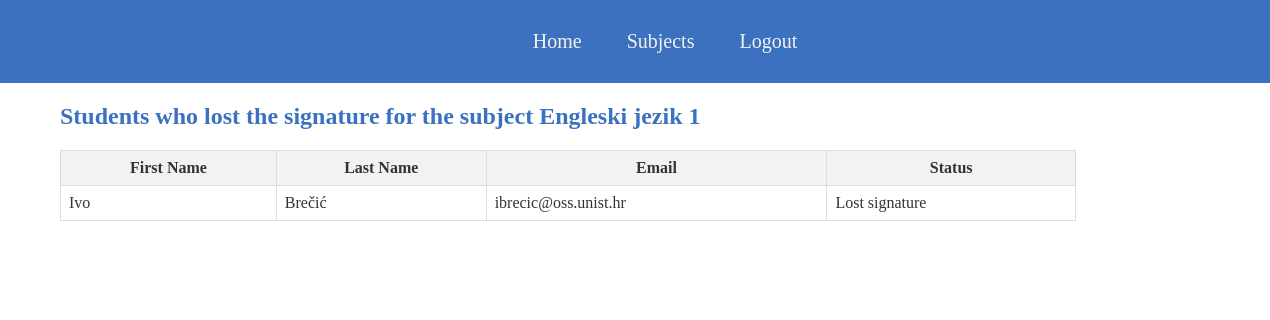
Screenshot of /izbornik/profesor/predmeti/studenti/izgubljen_potpis/6/ (signed in) with the database file from the repository.
### app1/models.py (models this page shows, shortened)
class Predmeti(models.Model):
    name = models.CharField(max_length=30)
    kod = models.CharField(max_length=10)
    program = models.TextField()
    ects = models.IntegerField()
    sem_red = models.IntegerField()
    sem_izv = models.IntegerField()
    izborni = models.CharField(max_length=3)
    nositelj = models.ForeignKey(Korisnik, on_delete=models.CASCADE, blank="true", null="true")

class Korisnik_Predmet(models.Model):
    korisnik = models.ForeignKey(Korisnik, on_delete=models.CASCADE, blank=True, null=True)
    predmeti = models.ForeignKey(Predmeti, on_delete=models.CASCADE, blank=True, null=True)
    status = models.ForeignKey(Status, on_delete=models.CASCADE, blank=True, null=True, default=1)

class Korisnik(AbstractUser):
    role = models.ForeignKey(Uloge, on_delete=models.CASCADE, blank="true", null="true")
    status = models.ForeignKey(StatusStudenta, on_delete=models.CASCADE, blank="true", null="true")

### app1/decorators.py (the view)
    def wrapper(request,*args,**kwargs):
        if (request.user.role.role != 'Profesor'):
            return render(request,'error.html')
        else:
            return function(request,*args,**kwargs)

### app1/views.py (called while the page is built)
@professor_required
def viewStudentsFailed(request, subject_id):
    subject = get_object_or_404(Predmeti, id=subject_id)
    failed_students = Korisnik_Predmet.objects.filter(predmeti=subject, status__status='Izgubljen potpis') # filter condition
    return render(request, 'profesorStudenti1.html', {'subject': subject, 'students': failed_students})

### app1/templates/profesorStudenti1.html (shortened to what this page needs)
{% extends 'home.html' %}
{% block profesorStudenti1 %}
<header>
  <a href="{% url 'izbornik_profesor' %}">Home</a>
  <a href="{% url 'predmeti' %}">Subjects</a>
  <a href="{% url 'logout' %}">Logout</a>
</header>
 <h2>Students who lost the signature for the subject {{ subject.name }}</h2>
 <table>
   <thead>
     <tr>
       <th>First Name</th>
       <th>Last Name</th>
       <th>Email</th>
       <th>Status</th>
     </tr>
   </thead>
   <tbody>
     {% for student in students %}
       <tr>
         <td>{{ student.korisnik.first_name }}</td>
         <td>{{ student.korisnik.last_name }}</td>
         <td>{{ student.korisnik.email }}</td>
         <td>
          {% if student.status.status == 'Izgubljen potpis' %}
            Lost signature
          {% else %}
            {{ student.status.status }}
          {% endif %}
        </td>
       </tr>
     {% endfor %}
   </tbody>
 </table>
{% endblock %}

### app1/templates/profesorStudenti1.html (style rules this page uses)
body { margin: 0; display: flex; flex-direction: column; color: #333; overflow-x: hidden; }
a { color: #3c71c0; text-decoration: none; padding: 20px; }
header { background-color: #3c71c0; padding: 30px; text-align: center; width: 100%; font-size: 20px; }
header a { color: #f2f2f2; padding: 20px; }
h2 { margin-left: 60px; color: #3c71c0; }
table { border-collapse: collapse; width: 80%; margin-left: 60px; }
th, td { border: 1px solid #ddd; padding: 8px; }
th { background-color: #f2f2f2; }

### rows the page displays
Predmeti: name "Engleski jezik 1"
Korisnik_Predmet: korisnik.first_name "Ivo", korisnik.last_name "Brečić", korisnik.email "ibrecic@oss.unist.hr", shows "Lost signature"
